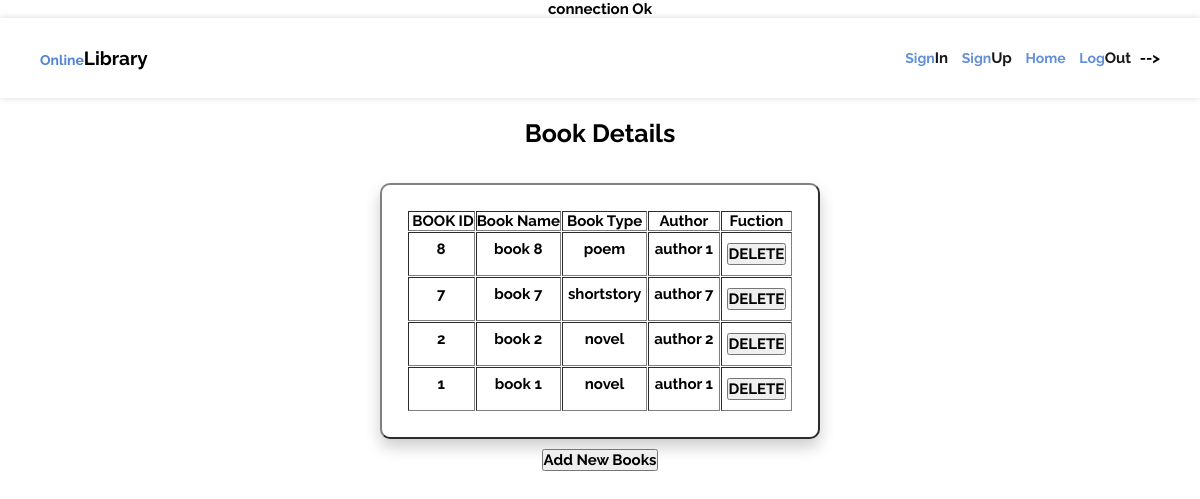
The app's page /book_index.php with its own data.
### tables this page shows
CREATE TABLE IF NOT EXISTS `book_details` (
  `id` int(11) NOT NULL AUTO_INCREMENT,
  `type` varchar(11) NOT NULL,
  `author` varchar(100) NOT NULL,
  `status` varchar(100) NOT NULL DEFAULT 'available',
  `book_no` varchar(100) NOT NULL,
  `name` varchar(100) NOT NULL,
  PRIMARY KEY (`id`),
  UNIQUE KEY `book_no` (`book_no`)
);

### book_index.php (the view, shortened to what this page needs)
<!DOCTYPE html>
<?php require_once('connection.php'); ?>
<html lang="en" dir="ltr">
  <head>
    <link rel="stylesheet" type="text/css" href="loginstyle.css">
  </head>
  <body>
    <?php include 'header.php';?>
    <h6 style="color:black;">Book Details</h6>
    <h3 style="color:black;"></h3>
    <?php
    $sql = "SELECT * FROM book_details";
    $records = mysqli_query($conn,$sql); ?>
    <table border="2" cellpadding="1" cellspacing='1'>
        <tr>
                  <th><pre> BOOK ID</th>
                  <th>Book Name</th>
                  <th>Book Type</th>
                  <th>Author</th>
                  <th>Fuction</th>
        </tr>
        <?php
          while ($course = mysqli_fetch_assoc($records)){
                echo "<tr>";
                    echo "<td>".$course['book_no']."</td>";
                    echo "<td>".$course['name']."</td>";
                    echo "<td>".$course['type']."</td>";
                    echo "<td>".$course['author']."</td>";
                    ?>
                    <td>
                      <button type="button" name="delete"><a href="delete.php?id=<?php echo $course['id'];?>">DELETE</a></button>
                    </td><?php
                echo "</tr>";
          }
        ?>
     </table>
      <button type="button" name="addbook"><a href="book_register.php">Add New Books</a></button>
  </body>
</html>

### header.php (shortened to what this page needs)
<!DOCTYPE html>
<html>
<head>
	<link rel="stylesheet" href="headerstyle.css">
</head>
<body>
		<header class="header-basic-light">
	  	<div class="header-limiter">
	  		<h1><a href="#">Online<span>Library</span></a></h1>
	  		<nav>
	  			<a href="user_login.php">Sign<span>In</span> </a>
	  			<a href="signup.php">Sign<span>Up</span> </a>
	  			<a href="index.php">Home</a>
					<a href="logout.php">Log<span>Out</span></a> -->
	  		</nav>
	  	</div>
	  </header>
</body>
</html>

### loginstyle.css (style rules this page uses)
* { padding: 0; margin: 0; font-family: 'Raleway', sans-serif; font-size: 15px; color: grey; font-weight: bold; color: black !important; text-decoration: none; }
body { text-align: center; background-color: #ffffff; }
h3 { padding-bottom: 15px !important; }
table { margin-left: auto; margin-right: auto; text-align: left; background-color: #ffffff; padding: 25px; border-radius: 10px; box-shadow: 0px 8px 16px 0px rgba(0,0,0,0.2); }
h6 { padding-bottom: 20px; padding-top: 20px; font-size: 25px; }
td { padding-bottom: 10px; padding-left: 5px; padding-right: 5px; }
table { text-align: inherit; }
button { margin-top: 10px; }

### headerstyle.css (style rules this page uses)
* { padding: 0; margin: 0; font-family: 'Raleway', sans-serif; color: white; }
span { color: black; font-weight: bold; }
.header-basic-light { padding: 20px 40px; box-sizing:border-box; box-shadow: 0 0 7px 0 rgba(0, 0, 0, 0.15); height: 80px; background-color: #fff; }
.header-basic-light .header-limiter { max-width: 1200px; text-align: center; margin: 0 auto; }
.header-basic-light .header-limiter h1 { float: left; line-height: 40px; margin: 0; }
.header-basic-light .header-limiter h1 span { font-size: 19px; }
.header-basic-light .header-limiter a { color: #5c616a; text-decoration: none; font-size: 14px; color: #5383d3 !important; }
.header-basic-light .header-limiter nav { line-height: 40px; float: right; }
.header-basic-light .header-limiter nav a { display: inline-block; padding: 0 5px; opacity: 0.9; text-decoration:none; color: #5383d3 !important; line-height:1; }
body { margin:0; padding:0; }

### records on screen
book_details: book_no "8", name "book 8", type "poem", author "author 1"
book_details: book_no "7", name "book 7", type "shortstory", author "author 7"
book_details: book_no "2", name "book 2", type "novel", author "author 2"
book_details: book_no "1", name "book 1", type "novel", author "author 1"
